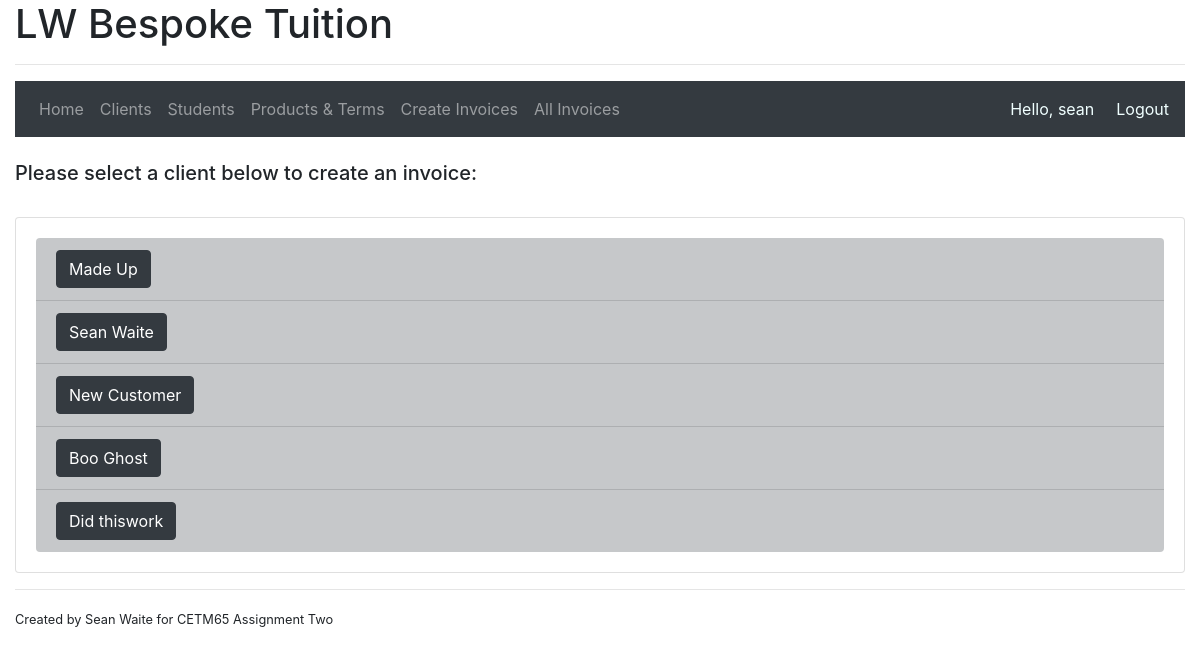
/createinvoices/ (signed in), run on an earlier commit of the app's database.
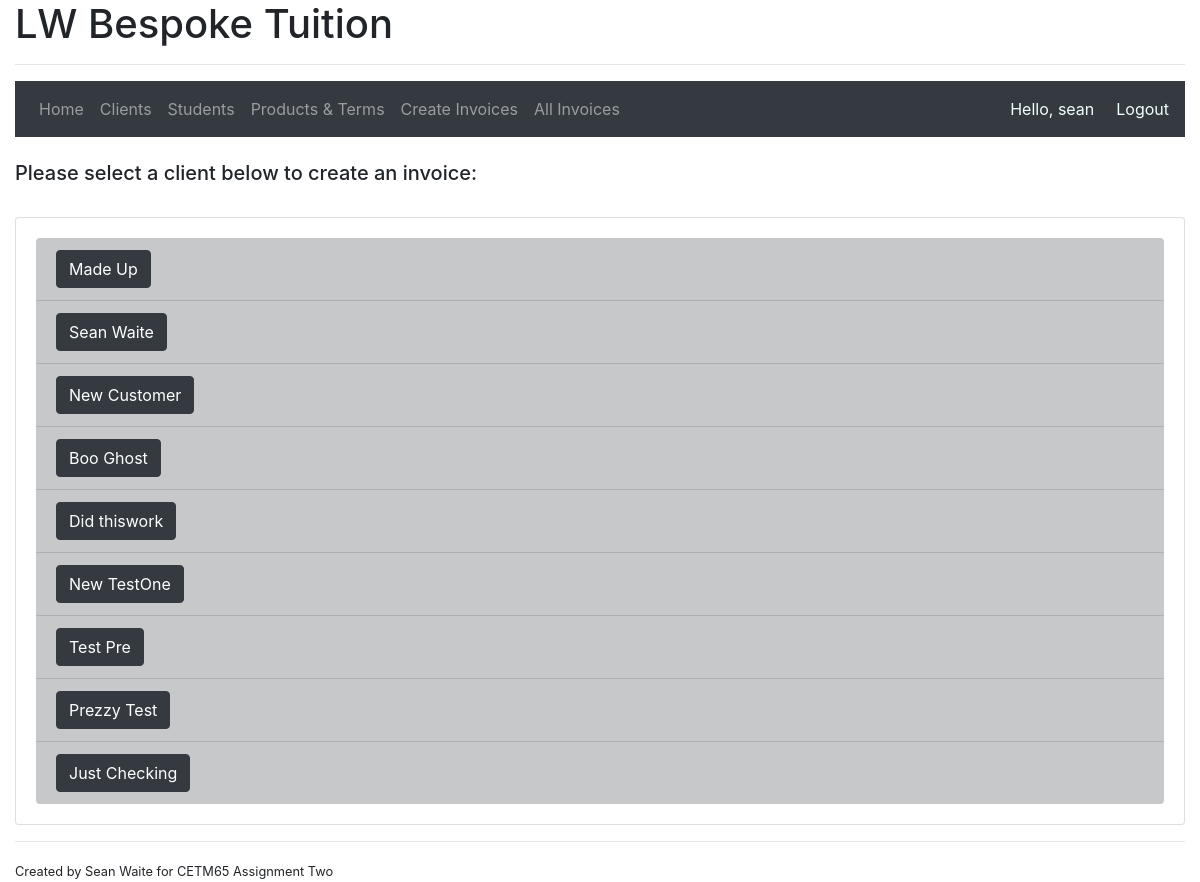
And on a later commit of the database.
### accounts/models.py (models this page shows, shortened)
class Client(models.Model):
    user = models.OneToOneField(User, null=True, on_delete=models.SET_NULL)
    forename = models.CharField(max_length=100, validators=[letters_only])
    surname = models.CharField(max_length=100, validators=[letters_only])
    date_inserted = models.DateTimeField(default=now)
    active = models.BooleanField(default=True)
    contract_signed = models.BooleanField(default=False)

### accounts/decorators.py (the view)
        def wrapper_func(request, *args, **kwargs):
            denied = False
            for roles in allowed_roles:
                if request.user.groups.filter(name = roles).exists():
                    return view_func(request, *args, **kwargs)
                else:
                    denied = True
            if denied == True:
                return redirect('accounts:home')

### accounts/views.py (called while the page is built)
@login_required(login_url='accounts:login')
@allowedUsers(allowed_roles=['admin'])
def accounts(request):
    clients = Client.objects.all()
    context = {'clients': clients}
    return render(request, 'accounts/accounts.html', context)

### accounts/templates/accounts/accounts.html (shortened to what this page needs)
{% extends "accounts/main.html" %}
{% block main %}
<br>
<h5>Please select a client below to create an invoice:</h5>
<br>
<div class="card card-body">
    <ul class="list-group list-group-flush">
        {% for names in clients %}
            <li class="list-group-item list-group-item-dark">
                <a class="btn btn-dark" href="{% url 'accounts:accountsdetailed' names.pk %}">
                {{ names.forename }} {{names.surname}}</a>
            </li>
        {% endfor %}
    </ul>
</div>
{% endblock %}

What changed in the data, as far as the page shows it:
added Client: forename "New", surname "TestOne"
added Client: forename "Test", surname "Pre"
added Client: forename "Prezzy", surname "Test"
added Client: forename "Just", surname "Checking"
